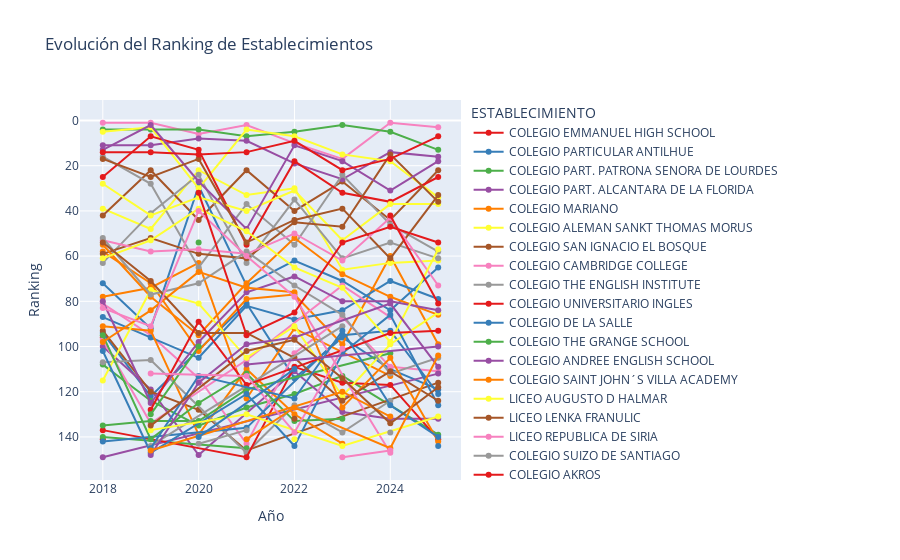

This figure's notebook cell:
### Code cell
import plotly.express as px

# Leer el DataFrame (suponiendo que ya está cargado como df)
# df = pd.read_csv("archivo.csv")  # Si se necesita cargar desde un archivo

comunas = ['PEÑALOLÉN','LA REINA', 'LA FLORIDA', 'ÑUÑOA', 'PROVIDENCIA']

df_colegio_comunas=df_colegios_2018_2025[df_colegios_2018_2025['NOM_COM_RBD'].isin(comunas)]
df_colegio_comunas_100=df_colegio_comunas[df_colegio_comunas['Ranking']<150]

# Ordenar el DataFrame por AÑO
df = df_colegio_comunas_100.sort_values(by="AÑO")

# Crear el gráfico
fig = px.line(df, x="AÑO", y="Ranking", color="ESTABLECIMIENTO", markers=True, 
              title="Evolución del Ranking de Establecimientos",
              labels={"AÑO": "Año", "Ranking": "Ranking"},
              color_discrete_sequence=px.colors.qualitative.Set1,
              hover_data={"Promedio_len_mat": ":.2f"})

#REVERSE EJE Y
fig.update_yaxes(autorange="reversed")

# Mostrar el gráfico
fig.show()
